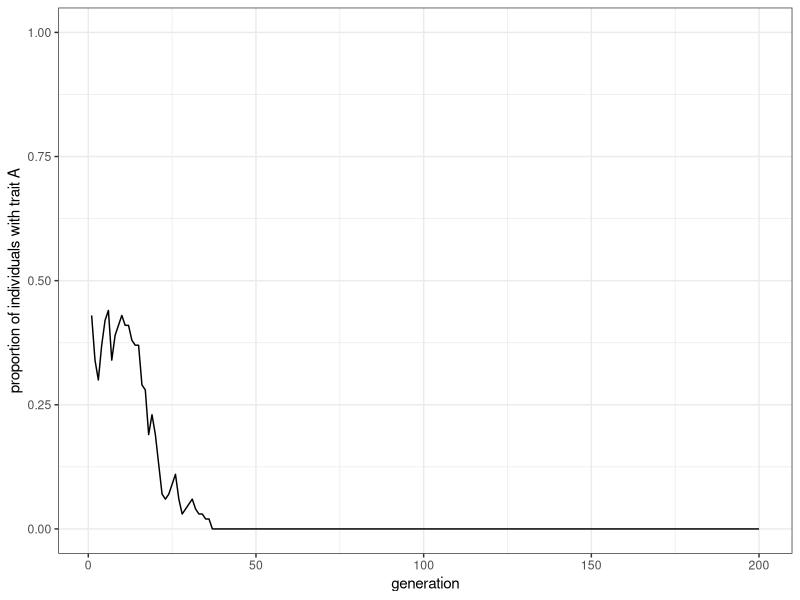
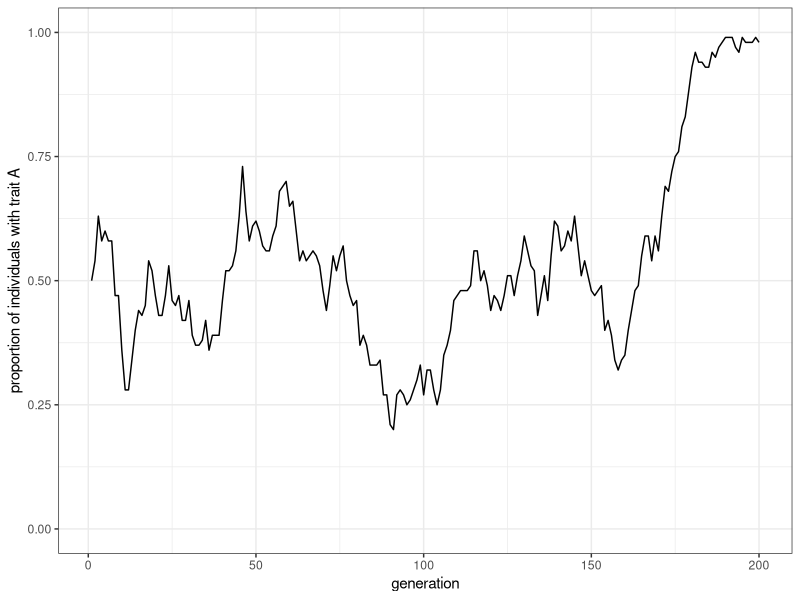
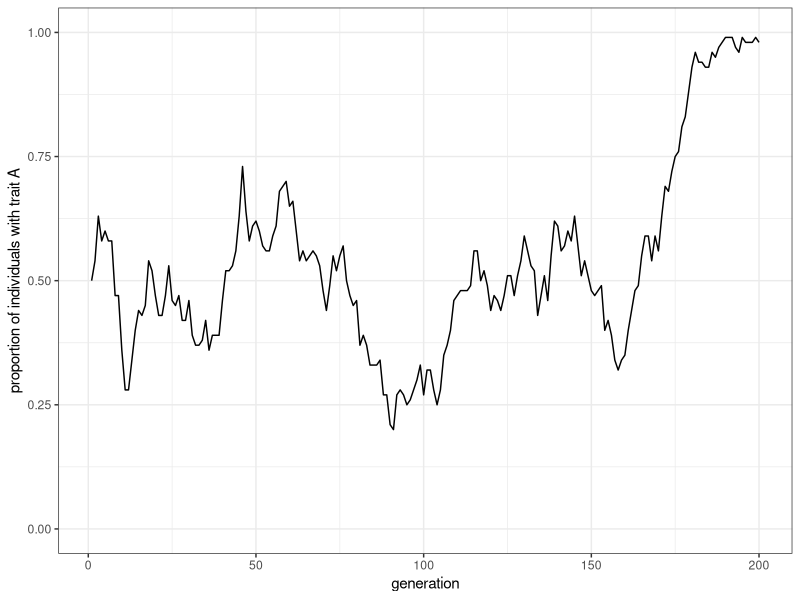
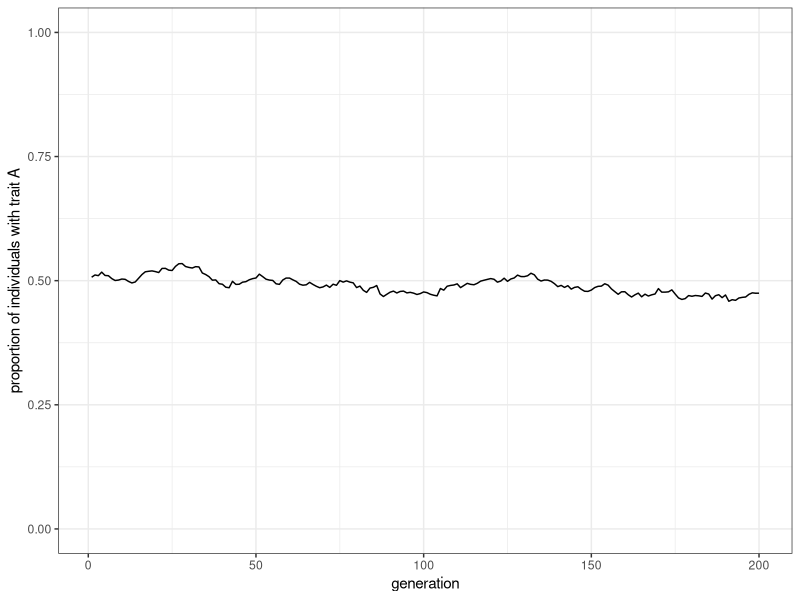
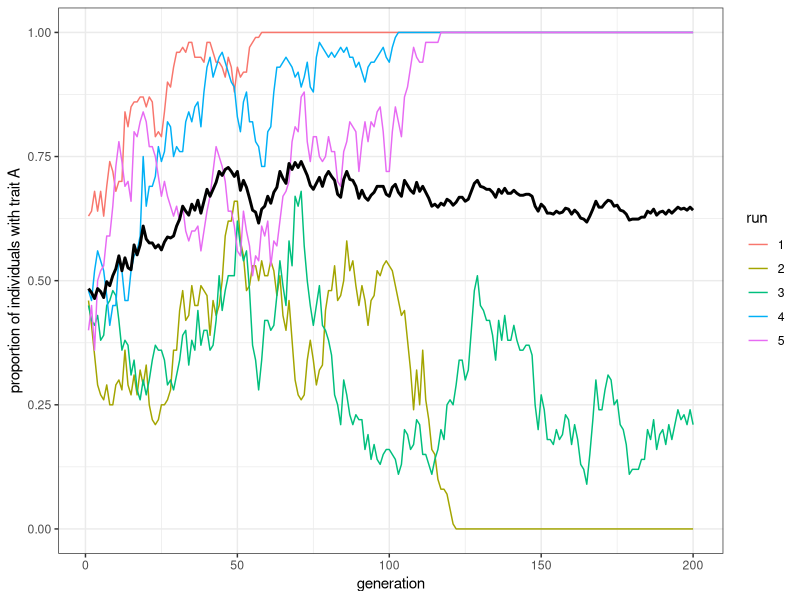
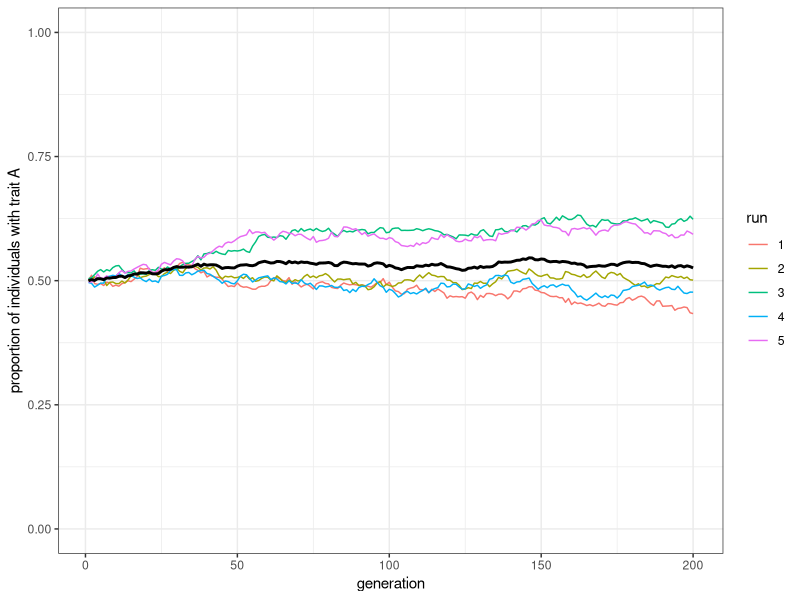
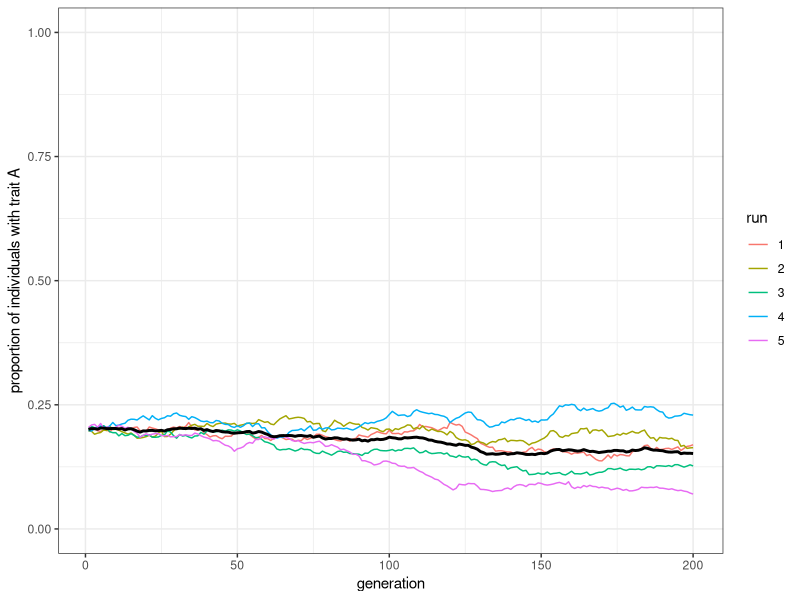

Source code (R) for these figures, in order:
## ---- chunk 1
library(tidyverse)

## ---- chunk 2
population_size <- 100
generations <- 200
## ---- chunk 3
population <- sample(c("A", "B"), population_size, replace = TRUE)
## ---- chunk 4
population
## ---- chunk 5
population[4]
## ---- chunk 6
output <- tibble(generation = 1:generations, proportion_of_trait_a = rep(NA_real_, generations))
output
## ---- chunk 7
output$proportion_of_trait_a[1] <- sum(population == "A") / population_size
output
## ---- chunk 8
 for (generation in 2:generations) {
  # populationテーブルをprevious_populationという新しいテーブルにコピー
  previous_population <- population
  # 前世代の個人からランダムに形質をコピーする
  population <- sample(previous_population, population_size, replace = TRUE)
  # proportion_of_trait_aを計算し、outputの今generation世代のところに格納する
  output$proportion_of_trait_a[generation] <- sum(population == "A") / population_size
}
## ---- chunk 9
ggplot(data = output, aes(x = generation, y = proportion_of_trait_a)) +
  geom_line() +
  ylim(c(0, 1)) +
  theme_bw() +
  ylab("proportion of individuals with trait A")
## ---- chunk 10

model_unbiased_transmission <- function(population_size, generations) {
  population <- sample(c("A", "B"), population_size, replace = TRUE)

  output <- tibble(generation = 1:generations, proportion_of_trait_a = rep(NA, generations))

  output$proportion_of_trait_a[1] <- sum(population == "A") / population_size

  for (generation in 2:generations) {
    # Copy individuals to previous_population tibble
    previous_population <- population 
    
    # Randomly copy from previous generation
    population <- sample(previous_population, population_size, replace = TRUE)
    
    # Get p and put it into output slot for this generation t
    output$proportion_of_trait_a[generation] <- sum(population == "A") / population_size
  }
  # Export data from function
  output
}
## ---- chunk 11
data_unbiased_transmission <- model_unbiased_transmission(population_size = 100, generations = 200)
## ---- chunk 12
plot_single_run <- function(data) {
  ggplot(data = data, aes(x = generation, y = proportion_of_trait_a)) +
    geom_line() +
    ylim(c(0, 1)) +
    theme_bw() +
    ylab("proportion of individuals with trait A")
}
## ---- chunk 13
data_unbiased_transmission |>
  plot_single_run()
## ---- chunk 14
plot_single_run(data_unbiased_transmission)
## ---- chunk 15
model_unbiased_transmission(population_size = 10000, generations = 200) |>
  plot_single_run()
## ---- chunk 16
model_unbiased_transmissions <- function(population_size, generations, runs) {
  output <- tibble(
    run = factor(), 
    generation = numeric(), 
    proportion_of_trait_a = numeric()
  )
  # 毎回の試行
  for (run in 1:runs) {
    # 1回の試行の結果を保管するtibbleを初期化
    output_single_run <- tibble(
      run = rep(run, generations) |> as.factor(), 
      generation = 1:generations, 
      proportion_of_trait_a = rep(NA, generations)
    )
    # 第1世代
    population <- sample(c("A", "B"), population_size, replace = TRUE)
    # 第1世代のproportion_of_trait_aを計算
    proportion_of_trait_a <- sum(population == "A") / population_size
    output_single_run$proportion_of_trait_a[1] <- proportion_of_trait_a
    for (generation in 2:generations) {
      # 前タイムステップまでのpopulationベクトルをprevious_populationに移し替える
      previous_population <- population
      # ランダムに前世代の個人から形質をコピーする
      population <- sample(previous_population, population_size, replace = TRUE)
      # proportion_of_trait_aを計算し、
      # tibbleのうちproportion_of_trait_a列のgeneration行目に格納する
      output_single_run$proportion_of_trait_a[generation] <- 
      sum(population == "A") / population_size
    }
    # output tibbleの一番下に今回の試行の結果をbind_rows()関数で付け加える
    output <- bind_rows(output, output_single_run)
  }
  # 全試行の結果がひとつのoutputというtibbleに集約されたので、それを返り値としてエクスポートする
  output
}
## ---- chunk 17
plot_multiple_runs <- function(data) {
  ggplot(data = data, aes(x = generation, y = proportion_of_trait_a)) +
    geom_line(aes(colour = run)) +
    stat_summary(fun = mean, geom = "line", size = 1) +
    ylim(c(0, 1)) +
    theme_bw() +
    ylab("proportion of individuals with trait A")
}
## ---- chunk 18
data <- model_unbiased_transmissions(population_size = 100, generations = 200, runs = 5)
plot_multiple_runs(data)
## ---- chunk 19
data
## ---- chunk 20
data <- model_unbiased_transmissions(population_size = 10000, generations = 200, runs = 5)
plot_multiple_runs(data)
## ---- chunk 21

model_unbiased_transmissions_varying_initial_condition <- function(
  population_size,
  generations,
  runs, 
  initial_proportion_of_trait_a) {
  output <- tibble(
    run = factor(), 
    generation = numeric(), 
    proportion_of_trait_a = numeric()
  )
  for (run in 1:runs) {
    # 1回の試行の結果を保管するtibbleを初期化
    output_single_run <- tibble(
      run = rep(run, generations) |> as.factor(), 
      generation = 1:generations, 
      proportion_of_trait_a = rep(NA, generations)
    )
    # 第1世代
    population <- sample(
      c("A", "B"), 
      population_size, replace = TRUE, 
      prob = c(initial_proportion_of_trait_a, 1 - initial_proportion_of_trait_a)
    )
    # 第1世代のproportion_of_trait_aを計算
    proportion_of_trait_a <- sum(population == "A") / population_size
    output_single_run$proportion_of_trait_a[1] <- proportion_of_trait_a
    for (generation in 2:generations) {
      # 前タイムステップまでのpopulationベクトルをprevious_populationに移し替える
      previous_population <- population
      # ランダムに前世代の個人から形質をコピーする
      population <- sample(previous_population, population_size, replace = TRUE)
      # proportion_of_trait_aを計算し、tibbleのうち
      # proportion_of_trait_a列のgeneration行目に格納する
      output_single_run$proportion_of_trait_a[generation] <- 
      sum(population == "A") / population_size
    }
    # output tibbleの一番下に今回の試行の結果をbind_rows()関数で付け加える
    output <- bind_rows(output, output_single_run)
  }
  # 全試行の結果がひとつのoutputというtibbleに集約されたので、それを返り値としてエクスポートする
  output
}
## ---- chunk 22
model_unbiased_transmissions_varying_initial_condition(
  population_size = 10000,
  initial_proportion_of_trait_a = 0.2,
  generations = 200,
  runs = 5) |>
  plot_multiple_runs()
